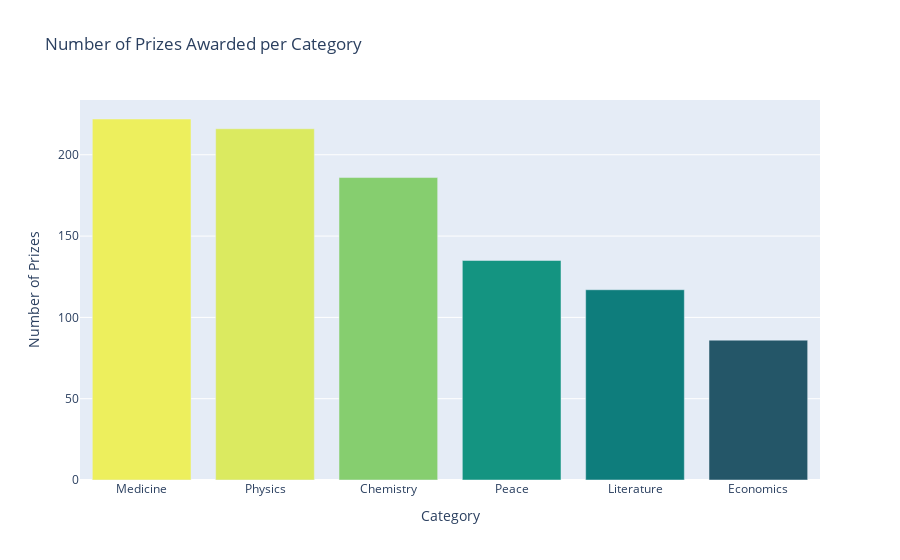

Notebook cell for this chart:
### Code cell
bar = px.bar(x = prize_categ.index, y = prize_categ.values, color=prize_categ.values,  color_continuous_scale='Aggrnyl', title='Number of Prizes Awarded per Category')
bar.update_layout(xaxis_title='Category', yaxis_title='Number of Prizes', coloraxis_showscale=False)

bar.show()

### Figure 1 — Plotly figure (JSON) as saved in the notebook; plotly's stock layout.template omitted (floating-point values rounded to 4 significant figures)
{"data": [{"alignmentgroup": "True", "hovertemplate": "x=%{x}<br>y=%{y}<br>color=%{marker.color}<extra></extra>", "legendgroup": "", "marker": {"color": [222, 216, 186, 135, 117, 86], "coloraxis": "coloraxis", "pattern": {"shape": ""}}, "name": "", "offsetgroup": "", "orientation": "v", "showlegend": false, "textposition": "auto", "type": "bar", "x": ["Medicine", "Physics", "Chemistry", "Peace", "Literature", "Economics"], "xaxis": "x", "y": [222, 216, 186, 135, 117, 86], "yaxis": "y"}], "layout": {"barmode": "relative", "coloraxis": {"colorbar": {"title": {"text": "color"}}, "colorscale": [[0, "rgb(36, 86, 104)"], [0.1667, "rgb(15, 114, 121)"], [0.3333, "rgb(13, 143, 129)"], [0.5, "rgb(57, 171, 126)"], [0.6667, "rgb(110, 197, 116)"], [0.8333, "rgb(169, 220, 103)"], [1, "rgb(237, 239, 93)"]], "showscale": false}, "legend": {"tracegroupgap": 0}, "title": {"text": "Number of Prizes Awarded per Category"}, "xaxis": {"anchor": "y", "domain": [0, 1], "title": {"text": "Category"}}, "yaxis": {"anchor": "x", "domain": [0, 1], "title": {"text": "Number of Prizes"}}}}
